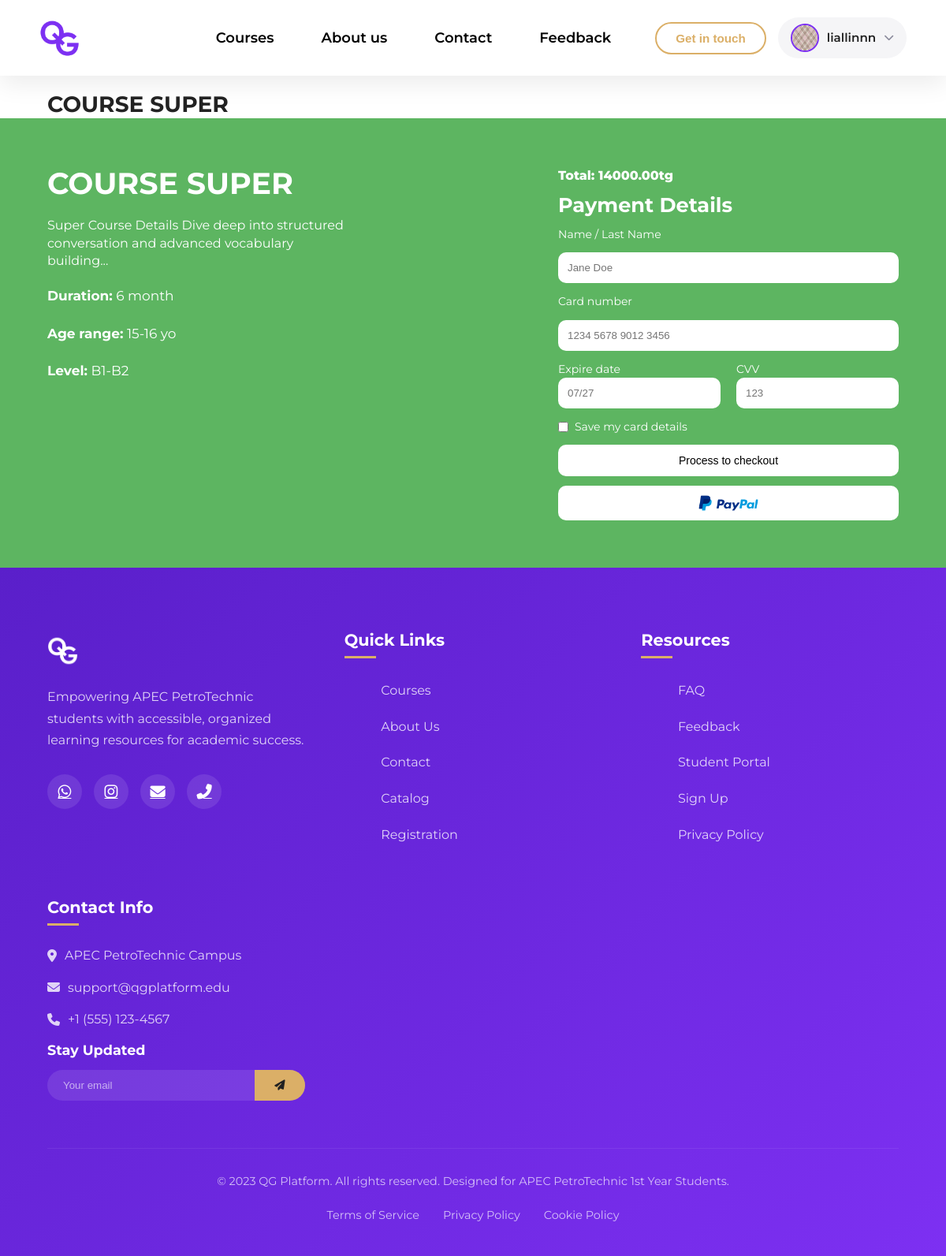
The app's page /payment/super/ (signed in) with its own data.
### users/models.py (models this page shows, shortened)
class UserProfile(models.Model):
    user = models.OneToOneField(User, on_delete=models.CASCADE)
    avatar = models.ImageField(upload_to='avatars/', blank=True, null=True)
    dob = models.DateField(blank=True, null=True)
    gender = models.CharField(max_length=20, blank=True, null=True)
    level = models.CharField(max_length=20, blank=True, null=True)

### english/models.py (models this page shows, shortened)
class Lesson(models.Model):
    title = models.CharField(max_length=200, unique=True)
    slug = models.SlugField(unique=True, null=True, blank=True)
    description = models.TextField()
    price = models.DecimalField(max_digits=10, decimal_places=2)
    duration = models.PositiveIntegerField(default=3)
    age_range = models.CharField(max_length=50)
    level = models.CharField(max_length=50)
    content_html = models.TextField(verbose_name="Detailed Course Content")
    materials = models.JSONField(default=list, blank=True)
    ratings = models.JSONField(default=dict, blank=True)

### english/views.py (the view)
# urls.py: path('payment/<slug:lesson_slug>/', views.payment_page, name='payment_page'),
@login_required
def payment_page(request, lesson_slug):
    lesson = get_object_or_404(Lesson, slug=lesson_slug)
    return render(request, 'english/payment.html', {'lesson': lesson})

### english/templates/english/payment.html (shortened to what this page needs)
{% extends 'english/base.html' %}
{% load static %}
{% block css %}
{% if lesson.slug == 'expert' %}
    <link rel="stylesheet" href="{% static 'payment1.css' %}">
{% elif lesson.slug == 'middle' %}
    <link rel="stylesheet" href="{% static 'payment2.css' %}">
{% elif lesson.slug == 'super' %}
    <link rel="stylesheet" href="{% static 'payment3.css' %}">
{% elif lesson.slug == 'high' %}
    <link rel="stylesheet" href="{% static 'payment.css' %}">
{% endif %}
{% endblock %}
{% block content %}
<h1 class="title">{{ lesson.title|default:"Chosen Course" }}</h1>
<section class="course-section">
    <div class="course-info">
        <h2>{{ lesson.title|upper }}</h2>
        <p class="description">{{ lesson.content_html|safe }}</p>
        <p class="info"><strong>Duration:</strong> {{ lesson.duration_months|default:"6" }} month</p>
        <p class="info"><strong>Age range:</strong> {{ lesson.age_range|default:"15-16" }}</p>
        <p class="info"><strong>Level:</strong> {{ lesson.level|default:"A2-B1" }}</p>
    </div>
    <div class="payment-info">
        <p class="total">Total: {{ lesson.price|default:"12.000" }}tg</p>
        <h3>Payment Details</h3>
        <form method="post" action="{% url 'english:process_payment' lesson_slug=lesson.slug %}">
            <label for="name">Name / Last Name</label>
            <input type="text" id="name" name="name" placeholder="Jane Doe" required>
            <label for="card_number">Card number</label>
            <input type="text" id="card_number" name="card_number" placeholder="1234 5678 9012 3456" required
                   pattern="\d{4} ?\d{4} ?\d{4} ?\d{4}" title="16 digits card number">
            <div class="row">
                <div>
                    <label for="expiry">Expire date</label>
                    <input type="text" id="expiry" name="expiry" placeholder="07/27" required pattern="\d{2}/\d{2}" title="MM/YY">
                </div>
                <div>
                    <label for="cvv">CVV</label>
                    <input type="text" id="cvv" name="cvv" placeholder="123" required pattern="\d{3}" title="3 digit CVV">
                </div>
            </div>
            <div class="save-card">
                <input type="checkbox" id="save_card" name="save_card">
                <label for="save_card">Save my card details</label>
            </div>
            <button class="checkout-btn" type="submit">Process to checkout</button>
            <button class="paypal-btn" type="button">
                <img src="{% static 'images/paypal2.png' %}" alt="PayPal" />
            </button>
        </form>
    </div>
</section>
{% endblock content %}

### english/templates/english/base.html (shortened to what this page needs)
{% load static %}
<html lang="en">
<head>
     <link rel="stylesheet" href="https://cdnjs.cloudflare.com/ajax/libs/font-awesome/6.4.0/css/all.min.css">
    <link rel="stylesheet" href="{% static 'style.css' %}">
    {%block css%}{%endblock%}
</head>
<body>
   <header class="navbar">
    <a href="{% url 'english:index' %}" class="logo-link">
        <div class="logo">
          <img src="{% static 'images/logo.png' %}" alt="QG logo" class="logo-img">
        </div>
      </a>
    <nav class="main-nav" id="mainNav">
      <ul class="nav-list">
        <li><a href="{% url 'english:catalog' %}" class="nav-link">Courses</a></li>
        <li><a href="{% url 'english:about' %}" class="nav-link">About us</a></li>
        <li><a href="#footer" class="nav-link">Contact</a></li>
        <li><a href="{% url 'english:feedback' %}" class="nav-link">Feedback</a></li>
      </ul>
      <div class="nav-right">
        <button class="btn-outline btn-contact">Get in touch</button>
        {% if user.is_authenticated %}
        <div class="user-dropdown">
          <div class="user-toggle" id="userToggle">
            <img
            class="user-avatar"
            src="{% if user.userprofile.avatar %}{{ user.userprofile.avatar.url }}{% else %}{% static 'images/User.png' %}{% endif %}"
            alt="user">
            <span class="user-name">{{ user.username }}</span>
            <i class="fas fa-chevron-down"></i>
          </div>
        </div>
        {% else %}
        <a href="{% url 'users:login' %}" class="btn-outline">Login</a>
        {% endif %}
    </nav>
  </header>
  {% block content %}{% endblock %}
  <footer class="footer" id="footer">
    <div class="footer-content">
      <div class="footer-section">
        <div class="footer-logo">
          <img src="{% static 'images/white logo.png' %}" alt="QG logo" class="footer-logo-img">
        </div>
        <p class="footer-description">Empowering APEC PetroTechnic students with accessible, organized learning resources for academic success.</p>
        <div class="social-links">
          <a href="#" class="social-link" aria-label="WhatsApp">
            <i class="fab fa-whatsapp"></i>
          </a>
          <a href="#" class="social-link" aria-label="Instagram">
            <i class="fab fa-instagram"></i>
          </a>
          <a href="#" class="social-link" aria-label="Email">
            <i class="fas fa-envelope"></i>
          </a>
          <a href="#" class="social-link" aria-label="Phone">
            <i class="fas fa-phone-alt"></i>
          </a>
        </div>
      </div>
      <div class="footer-section">
        <h3>Quick Links</h3>
        <ul class="footer-links">
            <li><a href="{% url 'english:catalog' %}">Courses</a></li>
            <li><a href="{% url 'english:about' %}">About Us</a></li>
            <li><a href="#footer">Contact</a></li>
            <li><a href="{% url 'english:catalog' %}">Catalog</a></li>
            <li><a href="{% url 'users:register' %}">Registration</a></li>
        </ul>
      </div>
      <div class="footer-section">
        <h3>Resources</h3>
        <ul class="footer-links">
            <li><a href="#">FAQ</a></li>
            <li><a href="{% url 'english:feedback' %}">Feedback</a></li>
            <li><a href="{% url 'users:profile' %}">Student Portal</a></li>
            <li><a href="{% url 'users:login' %}">Sign Up</a></li>
            <li><a href="#">Privacy Policy</a></li>
        </ul>
      </div>
      <div class="footer-section">
        <h3>Contact Info</h3>
        <div class="contact-info">
          <p><i class="fas fa-map-marker-alt"></i> APEC PetroTechnic Campus</p>
          <p><i class="fas fa-envelope"></i> support@qgplatform.edu</p>
          <p><i class="fas fa-phone"></i> +1 (555) 123-4567</p>
        </div>
        <div class="newsletter">
          <h4>Stay Updated</h4>
          <div class="newsletter-form">
            <input type="email" placeholder="Your email">
            <button type="submit"><i class="fas fa-paper-plane"></i></button>
          </div>
        </div>
      </div>
    </div>
    <div class="footer-bottom">
      <p>&copy; 2023 QG Platform. All rights reserved. Designed for APEC PetroTechnic 1st Year Students.</p>
      <div class="footer-bottom-links">
        <a href="#">Terms of Service</a>
        <a href="#">Privacy Policy</a>
        <a href="#">Cookie Policy</a>
      </div>
    </div>
  </footer>

### static/payment3.css (style rules this page uses)
body { margin: 0; font-family: "Montserrat", sans-serif; background: #ffffff; }
.navbar { display: flex; justify-content: space-between; align-items: center; padding: 15px 50px; }
.logo-img { height: 66px; display: block; }
.navbar ul { list-style: none; display: flex; gap: 28px; margin-left: 30px; }
.navbar a { text-decoration: none; color: #000; font-size: 18px; }
.nav-right { display: flex; align-items: center; gap: 15px; }
.title { margin-left: 60px; margin-top: 20px; font-size: 28px; }
.course-section { background: #5DB561; padding: 60px 60px; display: flex; justify-content: space-between; gap: 40px; }
.course-info { width: 45%; color: white; }
.course-info h2 { font-size: 38px; margin-bottom: 20px; }
.description { width: 80%; font-size: 16px; line-height: 1.4; }
.info { font-size: 17px; margin-top: 20px; }
.payment-info { width: 40%; background: transparent; color: white; }
.total { text-align: left; font-weight: 800; margin-bottom: 10px; }
.payment-info h3 { margin-bottom: 10px; }
form { display: flex; flex-direction: column; gap: 12px; }
label { font-size: 14px; }
.row { display: flex; justify-content: space-between; gap: 20px; }
.row div { width: 50%; }
input[type="text"] { width: 100%; padding: 12px; border-radius: 10px; border: none; outline: none; box-sizing: border-box; }
.save-card { display: flex; align-items: center; gap: 8px; }
.checkout-btn { background: white; border: none; padding: 12px; border-radius: 10px; font-size: 14px; cursor: pointer; }
.paypal-btn { background: white; border: none; padding: 12px; border-radius: 10px; cursor: pointer; }
.paypal-btn img { height: 20px; object-fit: contain; }

### records on screen
Lesson: title "COURSE SUPER", content_html "Super Course Details Dive deep into structured conversation and advanced vocabulary building...", age_range "15-16 yo", level "B1-B2", price "14000.00"

### other values on screen
{{ user.username }} "liallinnn"
{{ lesson.duration_months|default:"6" }} "6"
